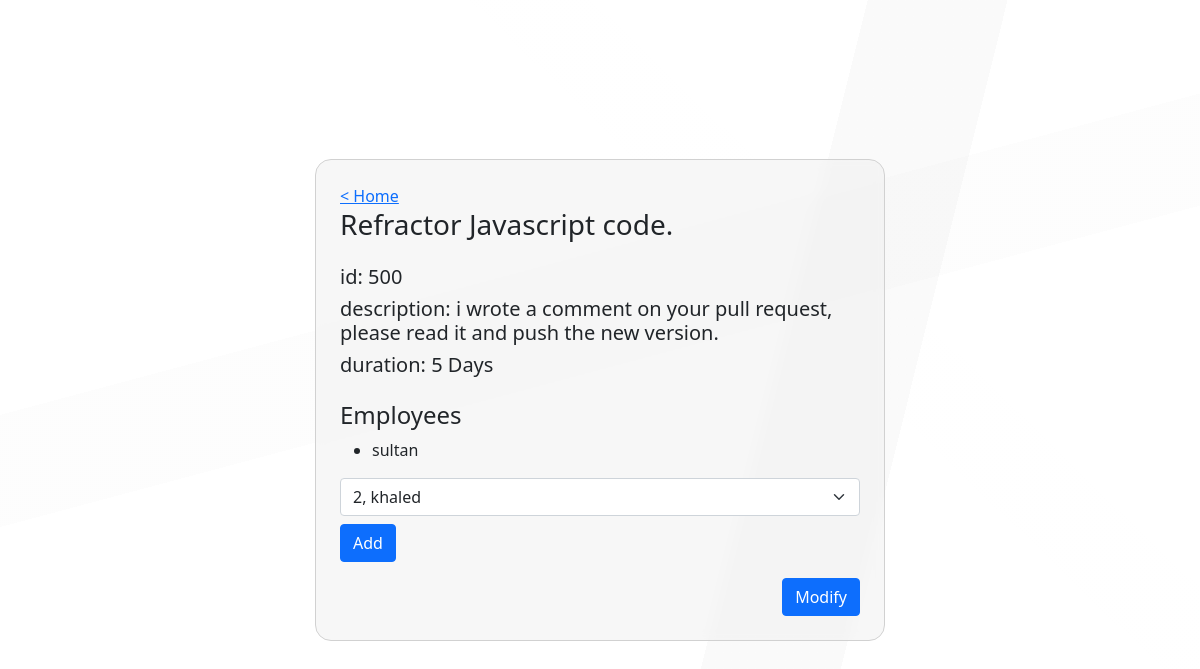
Page /task/500 on the committed database.
### app1/models.py (models this page shows)
class Task(models.Model):
    id_task=models.CharField(max_length=364)
    n_task=models.CharField(max_length=64)
    dc_task=models.CharField(max_length=364)
    dr_task=models.CharField(max_length=64)

class Employee(models.Model):
    id_employee=models.CharField(max_length=64)
    n_employee=models.CharField(max_length=64)
    task=models.ManyToManyField(Task,blank=True,related_name='employee')
    def __str__(self) :
        return f'{self.id_employee}, {self.n_employee}'

### app1/views.py (the view)
# urls.py: path('task/<int:task_id>',views.tsak_page,name='task'),
def tsak_page(request,task_id):
     print(task_id)
     task1=Task.objects.get(id_task=task_id)
     employees=task1.employee.all()
     non_employee= Employee.objects.exclude(task=task1).all()
     if request.method=='POST':
         task1=Task.objects.get(id_task=task_id)
         print(task1.n_task)
         employee_id=int(request.POST['employee'])
         print(employee_id,'>>>get id')
         employee=Employee.objects.get(id_employee=employee_id)
         print(employee.n_employee,'>>>name')
         employee.task.add(task1)
         return HttpResponseRedirect(reverse('task',args=(task_id,)))
     else:
         return render(request,'app1/task.html',{
          'task':task1,
          'employee':employees,
          'nonEmployee':non_employee
                                        })

### app1/templates/app1/task.html (shortened to what this page needs)
{% extends 'app1/layout.html' %}
{% block content %}
<div class="container   ">
  <div class="row align-items-center regContainer">
    <div class="col-md-6 mx-auto background p-4">
      <a href="{% url 'main' %}">
        < Home
      </a>
      <h3>
        {{task.n_task}}
      </h3>
      <div class=" py-3">
        <h5>
          id: {{task.id_task}}
        </h5>
        <h5>
          description: {{task.dc_task}}
        </h5>
        <h5>
          duration: {{task.dr_task}}
        </h5>
      </div>
      <div>
        <h4>Employees</h4>
        <ul>
          {% for emp in employee%}
          <li>{{emp.n_employee}}</li>
          {%empty%}
          <h1>No Employees</h1>
          {% endfor %}
        </ul>
      </div>
      {% if nonEmployee %}
      <div>
        <form action="{% url 'task' task.id_task %}" method='POST'>
          <select name="employee" id="" class="form-select" >
            {% for emp in nonEmployee %}
            <option value="{{emp.id_employee}}">{{emp}}</option>
            {% endfor %}
          </select>
          <button type="submit" class=" btn btn-primary mt-2">Add</button>
        </form>
      </div>
      {% endif %}
      <div class=" d-flex justify-content-end">
        <a href="{% url 'modify' task.id_task %}" class=" btn btn-primary mt-3" >Modify</a>
      </div>
    </div>
  </div>
</div>
{% endblock %}

### app1/static/app1/style.css (style rules this page uses)
body { background-image: linear-gradient(224deg, transparent 0%, transparent 30%, rgba(249, 249, 249, 0.02) 30%, rgba(249, 249, 249, 0.02) 36%, transparent 36%, transparent 100%), linear-gradient(345deg, transparent 0%, transparent 53%, rgba(140, 140, 140, 0.02) 53%, rgba(140, 140, 140, 0.02) 63%, transparent 63%, transparent 100%), linear-gradient(284deg, transparent 0%, transparent 28%, rgba(1, 1, 1, 0.02) 28%, rgba(1, 1, 1, 0.02) 38%, transparent 38%, transparent 100%), linear-gradient(90deg, rgb(255, 255, 255), rgb(255, 255, 255)); height: 100vh; }
.regContainer { display: flex; justify-content: center; align-items: center; height: 100vh; }
.background { background-color: #eeeeee7c; border-radius: 1rem; border: 1px solid #d1d1d1; backdrop-filter: blur(5px); }

### rows in the picture
Task: n_task "Refractor Javascript code.", id_task "500", dc_task "i wrote a comment on your pull request, please read it and push the new version.", dr_task "5 Days"
Employee: n_employee "sultan"

### other values in the picture
form field employee "2, khaled"
